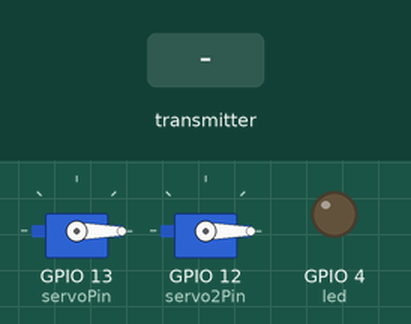
The program below on a simulated ESP32. Parts: 2 × servo, output pins drawn as LEDs (lit = HIGH). Inputs (shaded band) come from the test bench.

Above: at 1.2 s.
1.3 s: the transmitter starts sending x = 1024
At 2.3 s:
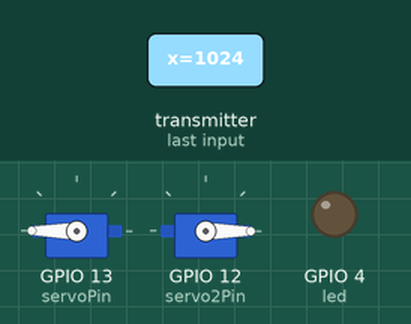
2.8 s: the transmitter starts sending y = 1024
At 3.4 s:
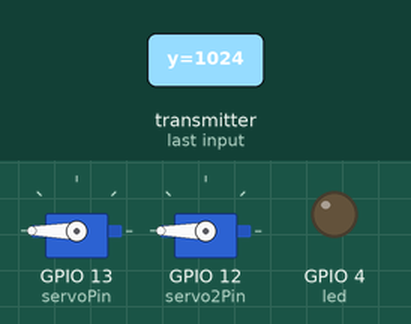
4.3 s: the transmitter starts sending sw = 1
At 4.6 s:
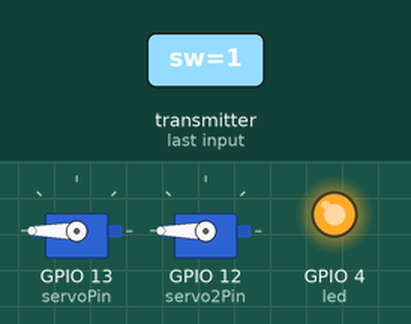
5.8 s: the transmitter starts sending x = 0
At 6.9 s:
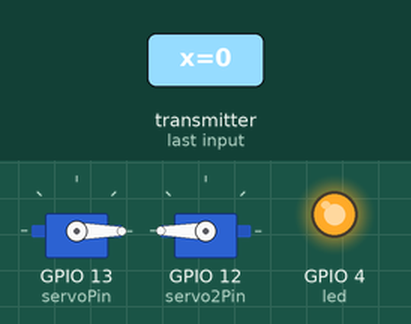
7.3 s: the transmitter starts sending y = 0
At 8.1 s:
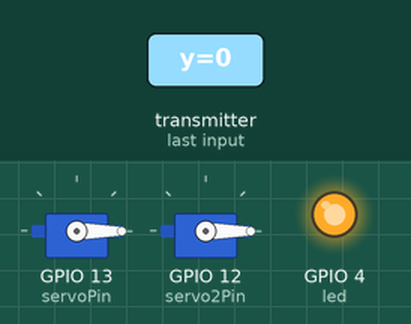
8.8 s: the transmitter starts sending x = 2048
At 9.2 s:
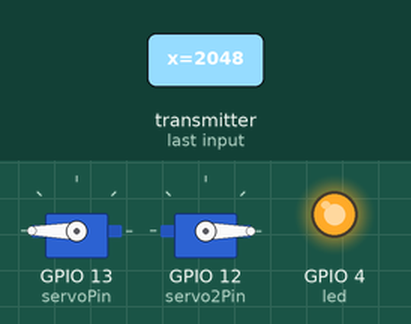
Timing chart, 0 to 11.3 s (numbered marks = the images above; inputs shaded):
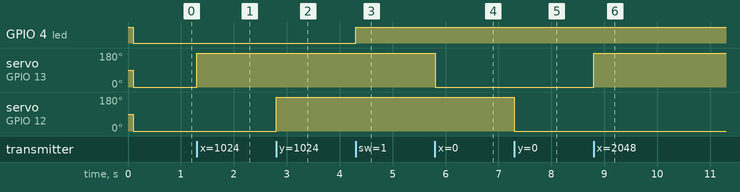

Measured:
- after the input at 1.3 s, servo on GPIO 13 (servoPin): 0° → 180° at once
- after the input at 2.8 s, servo on GPIO 12 (servo2Pin): 0° → 180° at once
- after the input at 4.3 s, GPIO 4 (led): LOW → HIGH at once
- after the input at 5.8 s, servo on GPIO 13 (servoPin): 180° → 0° at once
- after the input at 7.3 s, servo on GPIO 12 (servo2Pin): 180° → 0° at once
- after the input at 8.8 s, servo on GPIO 13 (servoPin): 0° → 180° at once

The program:

main.cpp
```cpp
//BROWNOUT
//#include "soc/soc.h"
//#include "soc/rtc_cntl_reg.h"
// Include Libraries
#include <esp_now.h>
#include <WiFi.h>
#include <ESP32Servo.h>

//For Servo
static const int servoPin = 13;
static const int servo2Pin = 12;
static const int led = 4;
Servo servo1;
Servo servo2;

// Define a data structure
typedef struct struct_message {
  char a[32];
  int x;
  int y;
  bool sw;
} struct_message;

// Create a structured object
struct_message myData;


// Callback function executed when data is received
void OnDataRecv(const uint8_t * mac, const uint8_t *incomingData, int len) {
  memcpy(&myData, incomingData, sizeof(myData));
  /*Serial.print("Data received: ");
  Serial.println(len);
  Serial.print("Message: ");
  Serial.println(myData.a);
  Serial.print("x: ");
  Serial.println(myData.x);
  Serial.print("y: ");
  Serial.println(myData.y);
  Serial.print("Boolean Value: ");
  Serial.println(myData.sw);
  Serial.println();*/
}

void setup() {
  //BROWNOUT
  //WRITE_PERI_REG(RTC_CNTL_BROWN_OUT_REG, 0); //disable detector
  // Set up Serial Monitor
  Serial.begin(115200);
  // Servo
  servo1.setPeriodHertz(50);    // standard 50 hz servo
  servo1.attach(servoPin);
  servo2.setPeriodHertz(50);    // standard 50 hz servo
  servo2.attach(servo2Pin);

  pinMode(led,OUTPUT);
  digitalWrite(led,HIGH);

  // Set ESP32 as a Wi-Fi Station
  WiFi.mode(WIFI_STA);

  // Initilize ESP-NOW
  if (esp_now_init() != ESP_OK) {
    Serial.println("Error initializing ESP-NOW");
    return;
  }

  // Register callback function
  esp_now_register_recv_cb(OnDataRecv);
}

void loop() {
  delay(100);
  if(myData.x<0){
    myData.x = 0;
  }
  if(myData.x>180){
    myData.x = 180;
  }
  if(myData.y<0){
    myData.y = 0;
  }
  if(myData.y>180){
    myData.y = 180;
  }
  servo1.write(myData.x);
  servo2.write(myData.y);
  digitalWrite(led,myData.sw);
}
```
